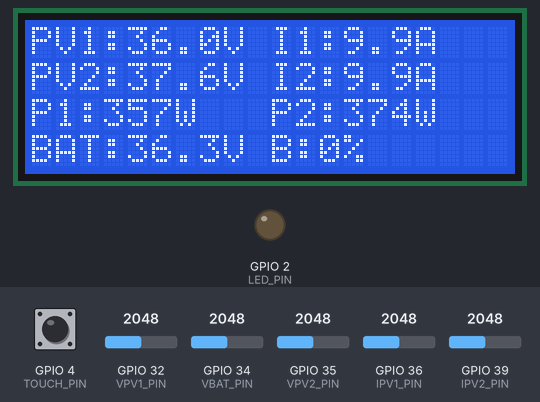
Bench run of a sketch on a simulated ESP32. Shown: 20×4 character LCD, output pins drawn as LEDs (lit = HIGH). Inputs (shaded band) come from the test bench; at power-on: GPIO 32 (VPV1_PIN) = 2048, GPIO 4 (TOUCH_PIN) HIGH, GPIO 34 (VBAT_PIN) = 2048, GPIO 35 (VPV2_PIN) = 2048, GPIO 36 (IPV1_PIN) = 2048, GPIO 39 (IPV2_PIN) = 2048 (analog values on the 0–4095 scale). WiFi joins after 1.5 s; servers stay silent unless stated; what the sketch prints to the serial monitor is not drawn. At 6.9 s the program restarts the board; the recording ends there.

Above: at 3.8 s.
3.9 s: GPIO 32 (VPV1_PIN) set to 2866
At 5.6 s:
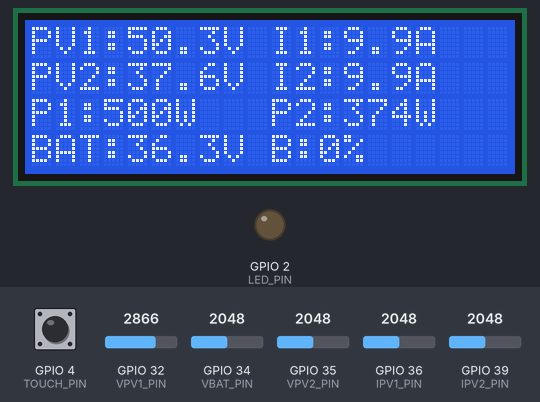
Timing chart, 0 to 6.9 s (numbered marks = the images above; inputs shaded):
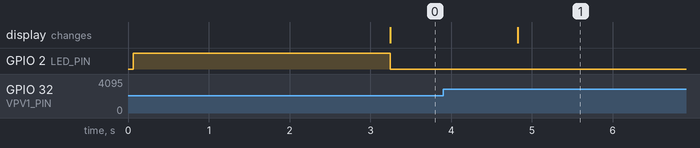

Measured:
- after the input at 3.9 s, the display: changes after 0.93 s (image 1)

The sketch:

PV_solarcharger.ino
```cpp
#define BLYNK_TEMPLATE_ID "TMPL3qYVvLoZP"
#define BLYNK_TEMPLATE_NAME "EV charger"
#define BLYNK_AUTH_TOKEN "2iMAwFncyAGJm6oEonv_pMfGYvoZbhne"


#include <WiFi.h>
#include <BlynkSimpleEsp32.h>
#include <Wire.h>
#include <LiquidCrystal_I2C.h>
#include <WiFiManager.h>

WiFiManager wm;
LiquidCrystal_I2C lcd(0x27, 20, 4);


char ssid[] = "RANA";
char pass[] = "Rana@1234";
// ADC Pins
#define IPV1_PIN 36
#define IPV2_PIN 39
#define VBAT_PIN 34
#define VPV2_PIN 35
#define VPV1_PIN 32
#define LED_PIN 2
#define TOUCH_PIN T0   // GPIO 4 (recommended)

#define TOUCH_THRESHOLD 500   // adjust if needed
#define TOUCH_TIME 3000      // 3 seconds

unsigned long touchStartTime = 0;
bool touchActive = false;

#define BAT_SAMPLES 7

float last_ipv1_adc = 0;
float last_ipv2_adc = 0;

#define ADC_HYST 0.01

float batHistory[BAT_SAMPLES] = {0};
int batIndex = 0;

// Calibration
#define GAIN_PV 0.05
#define GAIN_VBAT 0.0502

#define CURRENT_OFFSET 0.21
#define CURRENT_SENS 0.145

#define NUM_SAMPLES 50
#define CURRENT_DEADBAND 0.3

// 🔥 Individual ADC correction factors (adjust these)
#define CORR_IPV1 1
#define CORR_IPV2 1
#define CORR_VBAT 1.105
#define CORR_VPV1 1.09
#define CORR_VPV2 1.14

// ===== Read with correction =====
float readADCVoltage(int pin, float corr) {
  int raw = analogRead(pin);
  float v = raw * (3.3 / 4095.0);
  return v * corr;
}

// ===== Averaging =====
float readAveraged(int pin, float corr, const char* name) {
  float sum = 0;

  // Serial.print(name);
  // Serial.print(" readings: ");

  for (int i = 0; i < NUM_SAMPLES; i++) {
    float val = readADCVoltage(pin, corr);
    sum += val;

    // Serial.print(val, 4);
    // Serial.print(" ");

    delay(5);
  }

  float avg = sum / NUM_SAMPLES;

  // Serial.print(" | AVG: ");
  // Serial.println(avg, 4);

  return avg;
}
void checkTouchReset() {

  int touchValue = touchRead(TOUCH_PIN);
 Serial.print("Touch-");
  Serial.println(touchValue);
  if (touchValue < TOUCH_THRESHOLD) {  // touched

    if (!touchActive) {
    touchStartTime = millis();
      touchActive = true;
    }

    // if held for 3 sec
    if (millis() - touchStartTime > TOUCH_TIME) {
      Serial.println("Touch Reset Triggered!");

      wm.resetSettings();
      delay(500);
      ESP.restart();
    }

  } else {
    touchActive = false;
  }
}


void connectWiFi() {

  Serial.println("[BOOT] Starting WiFi Manager");

  pinMode(LED_PIN, OUTPUT);
  digitalWrite(LED_PIN, HIGH); // not connected

  wm.setConfigPortalBlocking(false);   // ⭐ IMPORTANT
  wm.autoConnect("PV-Charger-Setup");  // no while loop

}

  float getBatteryPercent(float vbat) {

  // store history
  batHistory[batIndex] = vbat;
  batIndex = (batIndex + 1) % BAT_SAMPLES;

  // average last 7
  float sum = 0;
  for (int i = 0; i < BAT_SAMPLES; i++) {
    sum += batHistory[i];
  }
  float avg = sum / BAT_SAMPLES;

  // 48V lead-acid approx mapping
  float percent = ((avg - 42.0) / (54.0 - 42.0)) * 100.0;

  if (percent > 100) percent = 100;
  if (percent < 0) percent = 0;

  return percent;
}

void sendToBlynk(float VPV1, float VPV2, float VBAT,
                 float IPV1, float IPV2,
                 float P1, float P2,
                 float batPercent) {

  Blynk.virtualWrite(V0, VPV1);
  Blynk.virtualWrite(V1, VPV2);
  Blynk.virtualWrite(V2, VBAT);
  Blynk.virtualWrite(V3, IPV1);
  Blynk.virtualWrite(V4, IPV2);
  Blynk.virtualWrite(V5, P1);
  Blynk.virtualWrite(V6, P2);
  Blynk.virtualWrite(V7, batPercent);
  Serial.println("Sending to Blynk...");
}


void setup() {
  Serial.begin(115200);


  Wire.begin(21, 22);
  lcd.init();
  lcd.backlight();

  analogReadResolution(12);

  analogSetPinAttenuation(IPV1_PIN, ADC_11db);
  analogSetPinAttenuation(IPV2_PIN, ADC_11db);
  analogSetPinAttenuation(VBAT_PIN, ADC_11db);
  analogSetPinAttenuation(VPV1_PIN, ADC_11db);
  analogSetPinAttenuation(VPV2_PIN, ADC_11db);
 connectWiFi();
Blynk.config(BLYNK_AUTH_TOKEN);
Blynk.connect();
}

void loop() {
  wm.process();   // ⭐ VERY IMPORTANT

  Serial.println("===== NEW CYCLE =====");

  // ===== Read averaged values =====
  float v_ipv1_adc = readAveraged(IPV1_PIN, CORR_IPV1, "IPV1");
  float v_ipv2_adc = readAveraged(IPV2_PIN, CORR_IPV2, "IPV2");
  float v_vbat_adc = readAveraged(VBAT_PIN, CORR_VBAT, "VBAT");
  float v_vpv1_adc = readAveraged(VPV1_PIN, CORR_VPV1, "VPV1");
  float v_vpv2_adc = readAveraged(VPV2_PIN, CORR_VPV2, "VPV2");

  // ===== Convert =====
  float VPV1 = v_vpv1_adc / GAIN_PV;
  float VPV2 = v_vpv2_adc / GAIN_PV;
  float VBAT = v_vbat_adc / GAIN_VBAT;

 // ===== Hysteresis filter =====
if (abs(v_ipv1_adc - last_ipv1_adc) > ADC_HYST) {
  last_ipv1_adc = v_ipv1_adc;
}
if (abs(v_ipv2_adc - last_ipv2_adc) > ADC_HYST) {
  last_ipv2_adc = v_ipv2_adc;
}

float IPV1 = (last_ipv1_adc - CURRENT_OFFSET) / CURRENT_SENS;
float IPV2 = (last_ipv2_adc - CURRENT_OFFSET) / CURRENT_SENS;
  // ===== Deadband (add this block) =====
// Deadband
if (abs(IPV1) < CURRENT_DEADBAND) IPV1 = 0;
if (abs(IPV2) < CURRENT_DEADBAND) IPV2 = 0;

// No negative current
if (IPV1 < 0) IPV1 = 0;
if (IPV2 < 0) IPV2 = 0;

float P1 = VPV1 * IPV1;
float P2 = VPV2 * IPV2;

if (P1 < 5) P1 = 0;
if (P2 < 5) P2 = 0;
float batPercent = getBatteryPercent(VBAT);

  // ===== SERIAL DEBUG =====
  Serial.println("------ ADC Debug ------");

  Serial.print("VPV1 ADC: "); Serial.print(v_vpv1_adc, 4);
  Serial.print(" V | Real: "); Serial.print(VPV1, 2); Serial.println(" V");

  Serial.print("VPV2 ADC: "); Serial.print(v_vpv2_adc, 4);
  Serial.print(" V | Real: "); Serial.print(VPV2, 2); Serial.println(" V");

  Serial.print("VBAT ADC: "); Serial.print(v_vbat_adc, 4);
  Serial.print(" V | Real: "); Serial.print(VBAT, 2); Serial.println(" V");

  Serial.print("IPV1 ADC: "); Serial.print(v_ipv1_adc, 4);
  Serial.print(" V | Current: "); Serial.print(IPV1, 2); Serial.println(" A");

  Serial.print("IPV2 ADC: "); Serial.print(v_ipv2_adc, 4);
  Serial.print(" V | Current: "); Serial.print(IPV2, 2); Serial.println(" A");

  Serial.print("Power PV1: "); Serial.print(P1, 1); Serial.println(" W");
  Serial.print("Power PV2: "); Serial.print(P2, 1); Serial.println(" W");

  Serial.println("-----------------------\n");

  // ===== LCD =====
  lcd.setCursor(0, 0);
  lcd.print("PV1:");
  lcd.print(VPV1, 1);
  lcd.print("V  ");
  lcd.setCursor(10, 0);
  lcd.print("I1:");
  lcd.print(IPV1, 1);
  lcd.print("A   ");

  lcd.setCursor(0, 1);
  lcd.print("PV2:");
  lcd.print(VPV2, 1);
  lcd.print("V  ");
  lcd.setCursor(10, 1);
  lcd.print("I2:");
  lcd.print(IPV2, 1);
  lcd.print("A   ");


  lcd.setCursor(0, 2);
  lcd.print("P1:");
  lcd.print(P1, 0);
  lcd.print("W   ");
  lcd.setCursor(10, 2);
  lcd.print("P2:");
  lcd.print(P2, 0);
  lcd.print("W   ");

    lcd.setCursor(0, 3);
  lcd.print("BAT:");
  lcd.print(VBAT, 1);
  lcd.print("V   ");

  lcd.setCursor(10, 3);
lcd.print("B:");
lcd.print(batPercent, 0);
lcd.print("%   ");


// send data

if (WiFi.status() == WL_CONNECTED) {
  digitalWrite(LED_PIN, LOW);   // connected
  Blynk.run();
} else {
  digitalWrite(LED_PIN, HIGH);  // not connected
}
Serial.print("Blynk: ");
Serial.println(Blynk.connected());
  // your existing code (ADC + LCD) runs ALWAYS

sendToBlynk(VPV1, VPV2, VBAT, IPV1, IPV2, P1, P2, batPercent);

checkTouchReset();
  delay(200);

}
```
